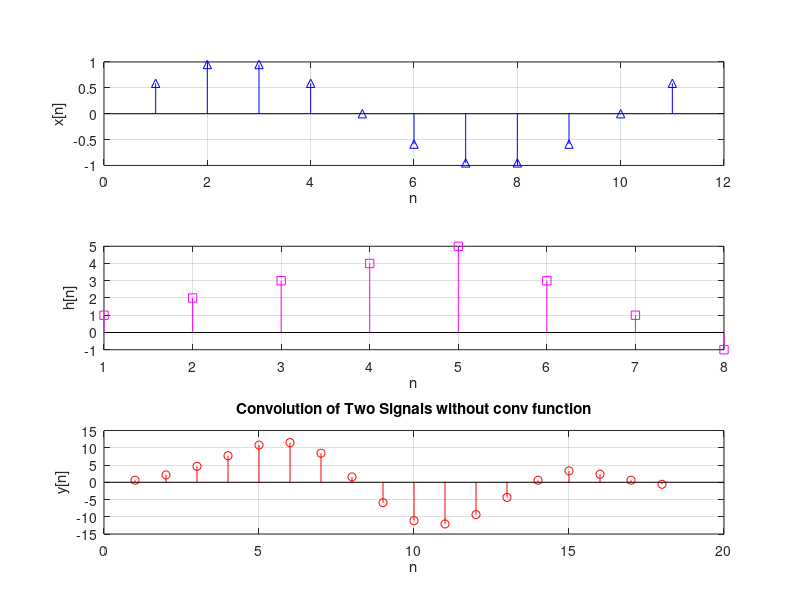

MATLAB code for this plot:
clear all;
x=sin (2*pi*0.1*(1:1:11));
h=[1 2 3 4 5 3 1 -1 ];
% h=input('Enter h:   ') ;
m=length(x);
n=length(h);
X=[x,zeros(1,n-1)]; 
H=[h,zeros(1,m-1)]; 
y=zeros(size(X));
z=zeros(size(X));
for i=1:m+n-1
    for j=1:m+n
        if i-j+1>0
            y(i)=(y(i)+(X(j)*H(i-j+1)));
        end
    end
end
% plot results
figure;
subplot (3,1,1); stem(x, '-b^'); xlabel('n');
ylabel ('x[n]'); grid on;
subplot (3,1,2); stem (h, '-ms');
xlabel ('n'); ylabel('h[n]'); grid on;
subplot (3,1,3); stem (y, '-ro');
ylabel('y[n]'); xlabel ('n'); grid on;
title('Convolution of Two Signals without conv function');

